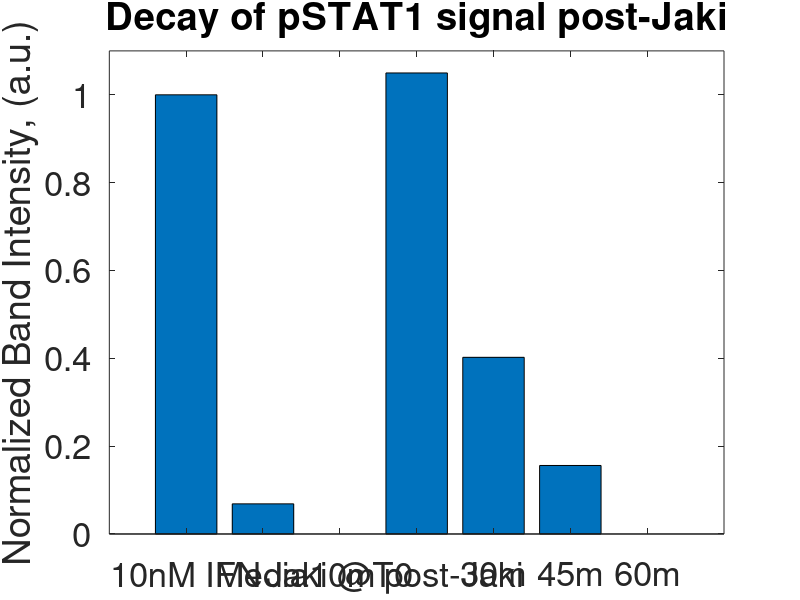

Source code (MATLAB): (Note: this script raises an error after producing the figure.)
%%Western data from: 12.14.13
%Areas were obtained from imageJ analysis of Western

pSTAT1BandArea=[20357.614 767.962 0 18655.836 3974.246 1287.790 0];
pSTAT1BandArea=reshape(pSTAT1BandArea, 1,7);

GAPDHBandArea=[19884.643 21351.685 20720.359 16474.494 15555.421 15031.421 15271.673];
GAPDHBandArea=reshape(GAPDHBandArea, 1,7);

Total=pSTAT1BandArea+GAPDHBandArea;

PercentofTotal=(pSTAT1BandArea./Total)*100;

RelativeDensity=[PercentofTotal./PercentofTotal(1,1)];

figure()
bar(RelativeDensity)
set(gca, 'fontsize', 25, 'ylim', [0 1.1], 'XTickLabel', {'10nM IFN', 'Media', 'Jaki @T0', '10m post-Jaki', '30m', '45m', '60m'})
set(gcf, 'color', 'w')
title('Decay of pSTAT1 signal post-Jaki')
ylabel('Normalized Band Intensity, (a.u.)')

range=2:5;
time1=[0 10 30 45 60];
decay1=[1.0000 1.0498 0.4023 0.1560 0];
time=time1(range);
decay=decay1(range);

%Estimate lambda for exponential decay 
amp = max(decay);
lambda = 1/[time1*(decay1==median(decay1))'];
%Fit
decay_fit=lsqcurvefit(@Exponent, [amp lambda], time, decay, [0 -inf 0]);

HalfLife=log(2)./lambda;

t=0:0.1:100;
plot(time, decay, 'o', t, Exponent(decay_fit, t), '-k', 'linewidth', 1.5)
set(gcf, 'color', 'w')
set(gca, 'Fontsize', 25)
ylabel('pSTAT1 decay')
xlabel('Time post-Jaki, (min)')
title('Fitted pSTAT1 decay')
figure(gcf)
%%
figure()
plot(time, decay, 'o', time, Exponent(decay_fit, time), '-k', 'linewidth', 1.5)
set(gcf, 'color', 'w')
set(gca, 'Fontsize', 25)
ylabel('pSTAT1 decay')
xlabel('Time post-Jaki, (min)')
title('Fitted pSTAT1 decay')

%%

% B16 stimulation 24 hours with higher resolution of IFN-g
%12.20.13
%%
%Corresponding MHC fluorescence values for the same experiment
MHC=[4603 3462 2937 930 483 369 395 327 351];

IFNg=[10e-9 2e-9 400e-12 80e-12 16e-12 3.2e-12 640e-15 125e-15 12.5e-15]; %Note that the last 2 (lowest) IFN-g concentrations are actually 0 and 10nM + 10uM Jaki from T0

figure()
hold on
plot(IFNg, MHC, '-ko', 'markerfacecolor', 'b', 'markeredgecolor', 'k', 'markersize', 15)
set(gca, 'Fontsize', 25, 'xscale', 'log', 'yscale', 'log', 'xgrid', 'on', 'ygrid', 'on')
set(gcf, 'color', 'w')
xlabel('[IFN-\gamma], (M)')
ylabel('GMFI H-2K^b')
box on
title('MHC expression at 24 hours')

%normalize MHC to 1
MHC=[MHC-min(MHC)]./max(MHC);

%Estimate EC50 as an initial parameter
a=[IFNg*(MHC==median(MHC))'];

EC50 = lsqcurvefit(@HillFunction, [a], IFNg, MHC, [0 -Inf 0])

%Make sure i doesn't have too many points b/c you'll crash memory
figure()
i=-15:0.01:-5;
i=10.^i;
semilogx(IFNg, MHC, 'o', i, hillfunction(EC50, i), '-k', 'linewidth', 1.5)
set(gcf, 'color', 'w')
set(gca, 'Fontsize', 25)
ylabel('Normalized MHC')
xlabel('log[IFN-\gamma], (M)')
title('Fitted MHC')

%%

pSTAT1=[4.7966 2.7605 2.0168 0.6246 0.2804 0.1104 0.1960];
pSTAT1=pSTAT1./max(pSTAT1);
MHC=MHC(1:7);

figure()
hold on
plot(pSTAT1, MHC, 'o', 'markerfacecolor', 'r', 'markeredgecolor', 'k', 'markersize', 8)
set(gcf, 'color', 'w')
set(gca, 'Fontsize', 25, 'xscale', 'log', 'yscale', 'log')
xlabel('Normalized pSTAT1 intensity')
ylabel('Normalized MHC')
box on

a=[pSTAT1*(MHC==median(MHC))'];
EC50_2 = lsqcurvefit(@HillFunction, [a], pSTAT1, MHC, [0 -Inf 0])

figure()
i=-3:0.01:1;
i=10.^i;
semilogx(pSTAT1, MHC, 'o', i, hillfunction(EC50_2, i), '-k', 'linewidth', 1.5)
set(gcf, 'color', 'w')
set(gca, 'Fontsize', 25)
ylabel('Normalized MHC')
xlabel('Normalized pSTAT1')
title('Fitted MHC')

